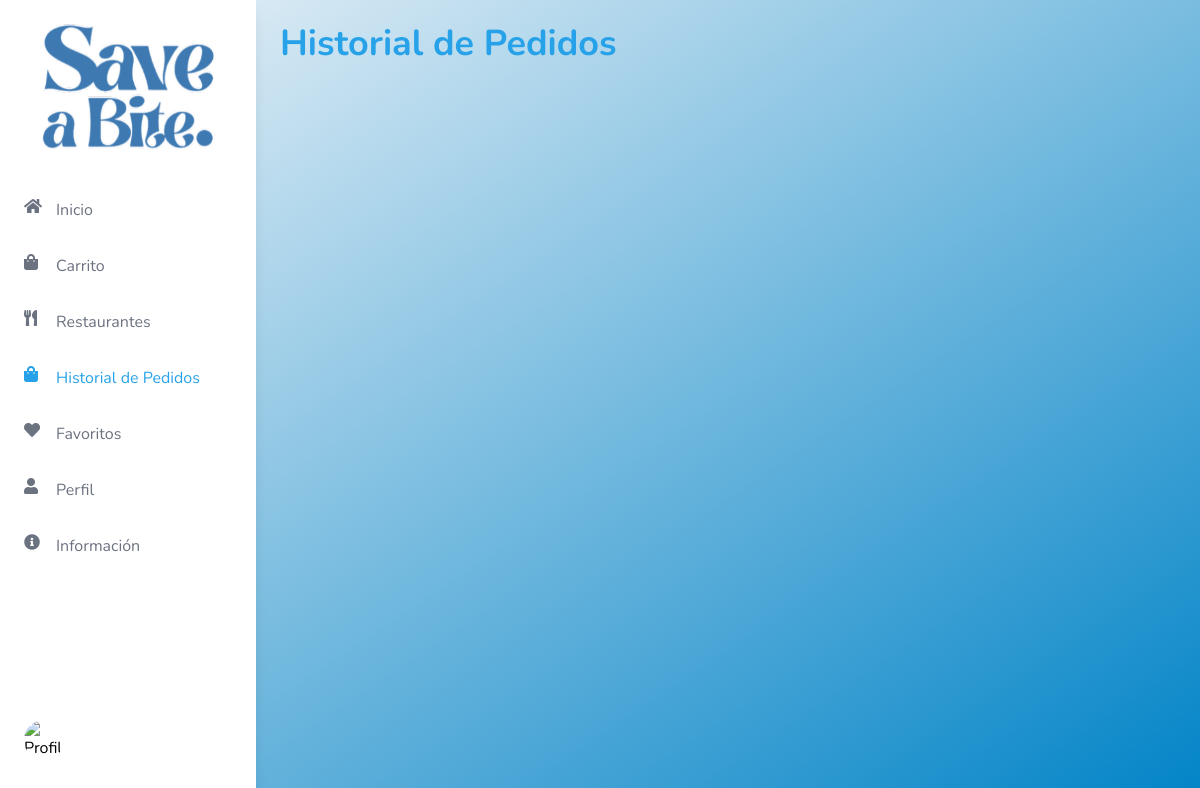
/pedidos_cliente (signed in), run on an earlier commit of the app's database.
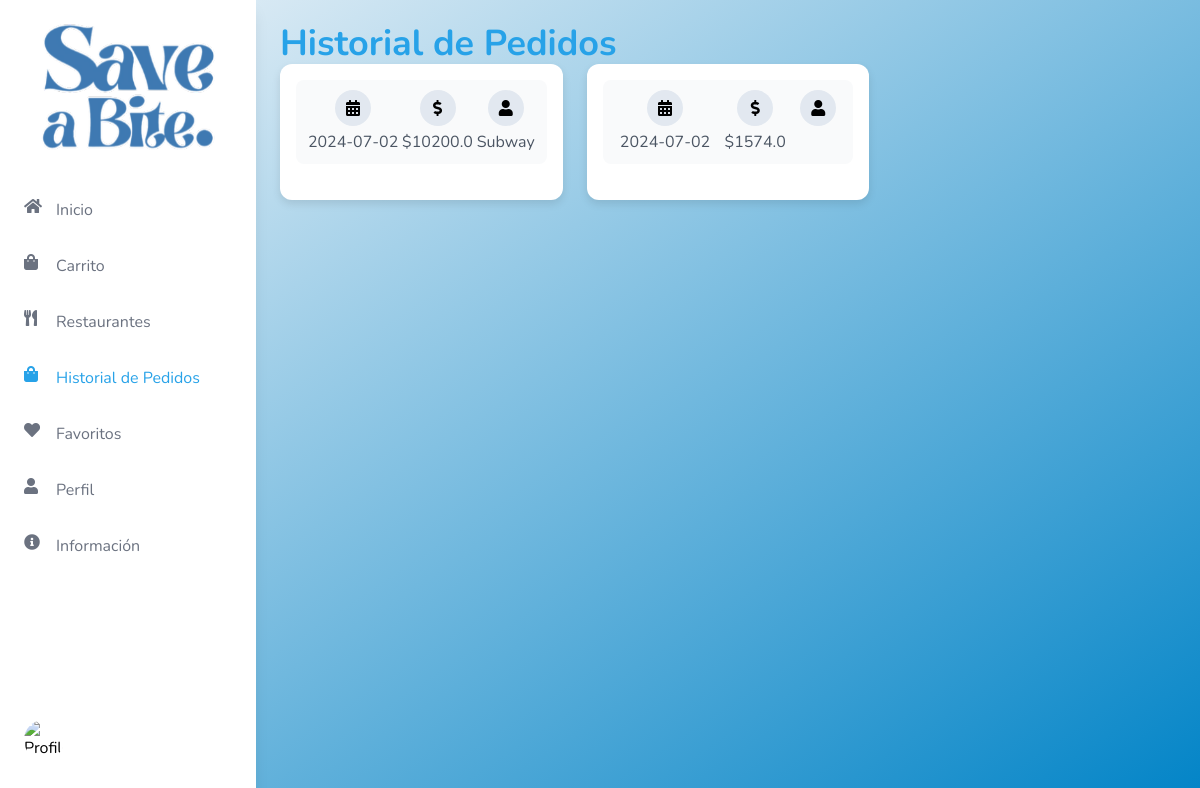
And on a later commit of the database.
### tables this page shows
CREATE TABLE pedidos2 (
            id INTEGER PRIMARY KEY AUTOINCREMENT,
            usuario_id INTEGER NOT NULL,
            fecha DATE NOT NULL,
            total REAL NOT NULL,
            empresa_id INTEGER NOT NULL,
            empresa TEXT NOT NULL,
            metodo_pago TEXT,
            entregado BOOLEAN NOT NULL DEFAULT 0,
            FOREIGN KEY (empresa_id) REFERENCES usuarioEmpresa (id),
            FOREIGN KEY (usuario_id) REFERENCES usuarios (id)
        );

### app.py (the view)
@app.route("/pedidos_cliente")
def pedidos_cliente():
    user_id = session.get('user_id')
    conn = get_db_connection()
    cursor = conn.cursor()
    pedidos = cursor.execute('''
        SELECT id, fecha, total, empresa, empresa_id
        FROM pedidos2
        WHERE usuario_id = ?
        ORDER BY fecha DESC
    ''', (user_id,)).fetchall()
    conn.close()
    return render_template('general/pedidosCliente.html', pedidos=pedidos)

### app.py (called while the page is built)
def get_db_connection():
    conn = sqlite3.connect('flask_db.db')
    conn.row_factory = sqlite3.Row
    return conn

### templates/general/pedidosCliente.html (shortened to what this page needs)
<!DOCTYPE html>
<html lang="es">
<head>
    <script src="https://cdn.tailwindcss.com"></script>
    <link href="https://cdnjs.cloudflare.com/ajax/libs/font-awesome/5.15.3/css/all.min.css" rel="stylesheet">
</head>
<body class="flex">
    {% include 'Sidebars/SidebarUsuario.html' %}
        <div class="flex-1 p-6 content ml-64">
            <div class="header">
                <h1 class="text-4xl font-bold text-custom-blue">Historial de Pedidos</h1>
            </div>
            <div class="grid grid-cols-1 md:grid-cols-2 lg:grid-cols-3 gap-6" id="history-list">
                {% for order in pedidos|reverse %}
                <div class="order-card">
                    <div class="info">
                        <div>
                            <div class="info-icon"><i class="fas fa-calendar-alt"></i></div>
                            <p class="text-gray-600">{{ order['fecha'] }}</p>
                        </div>
                        <div>
                            <div class="info-icon"><i class="fas fa-dollar-sign"></i></div>
                            <p class="text-gray-600">${{ order['total'] }}</p>
                        </div>
                        <div>
                            <div class="info-icon"><i class="fas fa-user"></i></div>
                            <p class="text-gray-600">{{ order['empresa'] }}</p>
                        </div>
                    </div>
                </div>
                {% endfor %}
            </div>
        </div>
    </body>
</html>

What changed in the data, as far as the page shows it:
added pedidos2: fecha "2024-07-02", total "10200.0", empresa "Subway"
added pedidos2: fecha "2024-07-02", total "1574.0"
